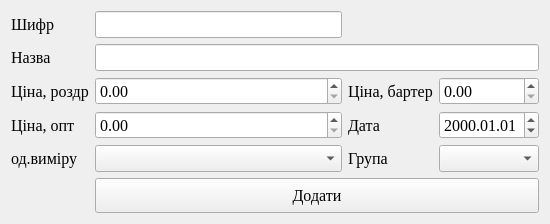
<?xml version="1.0" encoding="UTF-8"?>
<ui version="4.0">
 <class>products</class>
 <widget class="QWidget" name="products">
  <property name="windowModality">
   <enum>Qt::ApplicationModal</enum>
  </property>
  <property name="geometry">
   <rect>
    <x>0</x>
    <y>0</y>
    <width>550</width>
    <height>210</height>
   </rect>
  </property>
  <property name="maximumSize">
   <size>
    <width>550</width>
    <height>210</height>
   </size>
  </property>
  <property name="font">
   <font>
    <family>Times New Roman</family>
    <pointsize>12</pointsize>
   </font>
  </property>
  <property name="windowTitle">
   <string>Додати</string>
  </property>
  <layout class="QGridLayout" name="gridLayout">
   <item row="4" column="1">
    <widget class="QComboBox" name="comboBox"/>
   </item>
   <item row="0" column="1">
    <widget class="QLineEdit" name="lineEdit"/>
   </item>
   <item row="1" column="0">
    <widget class="QLabel" name="label_2">
     <property name="maximumSize">
      <size>
       <width>16777215</width>
       <height>16777215</height>
      </size>
     </property>
     <property name="text">
      <string>Назва</string>
     </property>
    </widget>
   </item>
   <item row="0" column="0">
    <widget class="QLabel" name="label">
     <property name="maximumSize">
      <size>
       <width>80</width>
       <height>16777215</height>
      </size>
     </property>
     <property name="text">
      <string>Шифр</string>
     </property>
    </widget>
   </item>
   <item row="1" column="1" colspan="3">
    <widget class="QLineEdit" name="lineEdit_2"/>
   </item>
   <item row="3" column="0">
    <widget class="QLabel" name="label_5">
     <property name="text">
      <string>Ціна, опт</string>
     </property>
    </widget>
   </item>
   <item row="2" column="0">
    <widget class="QLabel" name="label_3">
     <property name="text">
      <string>Ціна, роздр</string>
     </property>
    </widget>
   </item>
   <item row="2" column="1">
    <widget class="QDoubleSpinBox" name="doubleSpinBox">
     <property name="maximum">
      <double>999999.989999999990687</double>
     </property>
    </widget>
   </item>
   <item row="2" column="3">
    <widget class="QDoubleSpinBox" name="doubleSpinBox_2">
     <property name="maximum">
      <double>999999.989999999990687</double>
     </property>
    </widget>
   </item>
   <item row="2" column="2">
    <widget class="QLabel" name="label_4">
     <property name="maximumSize">
      <size>
       <width>90</width>
       <height>16777215</height>
      </size>
     </property>
     <property name="text">
      <string>Ціна, бартер</string>
     </property>
    </widget>
   </item>
   <item row="3" column="1">
    <widget class="QDoubleSpinBox" name="doubleSpinBox_3">
     <property name="maximum">
      <double>999999.989999999990687</double>
     </property>
    </widget>
   </item>
   <item row="3" column="2">
    <widget class="QLabel" name="label_9">
     <property name="text">
      <string>Дата</string>
     </property>
    </widget>
   </item>
   <item row="3" column="3">
    <widget class="QDateEdit" name="dateEdit">
     <property name="displayFormat">
      <string>yyyy.MM.dd</string>
     </property>
    </widget>
   </item>
   <item row="4" column="2">
    <widget class="QLabel" name="label_8">
     <property name="text">
      <string>Група</string>
     </property>
    </widget>
   </item>
   <item row="4" column="3">
    <widget class="QComboBox" name="comboBox_2"/>
   </item>
   <item row="5" column="1" colspan="3">
    <widget class="QPushButton" name="pushButton">
     <property name="minimumSize">
      <size>
       <width>0</width>
       <height>35</height>
      </size>
     </property>
     <property name="text">
      <string>Додати</string>
     </property>
    </widget>
   </item>
   <item row="4" column="0">
    <widget class="QLabel" name="label_7">
     <property name="text">
      <string>од.виміру</string>
     </property>
    </widget>
   </item>
  </layout>
 </widget>
 <tabstops>
  <tabstop>lineEdit</tabstop>
  <tabstop>lineEdit_2</tabstop>
 </tabstops>
 <resources/>
 <connections/>
</ui>
